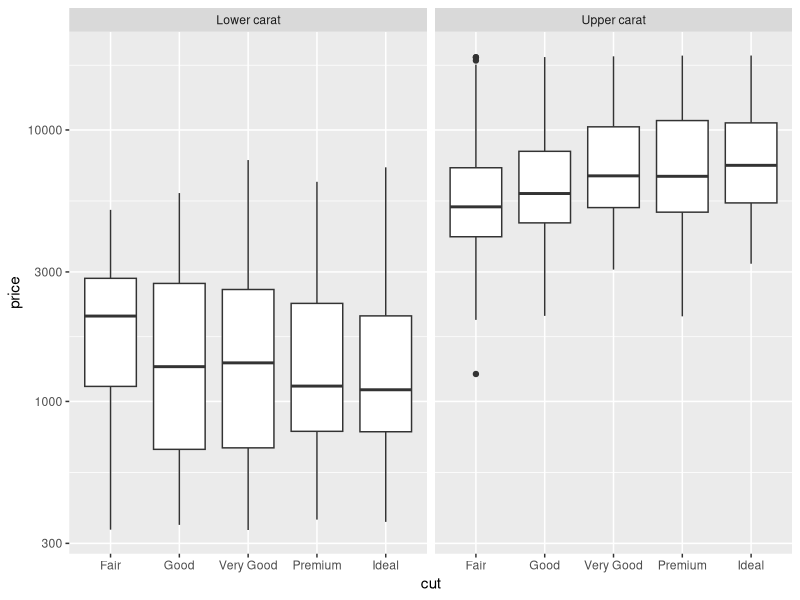
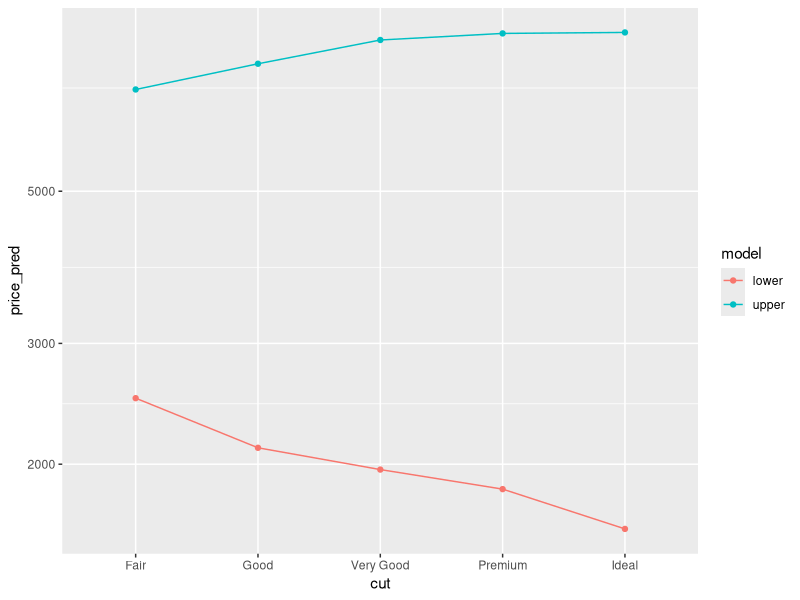
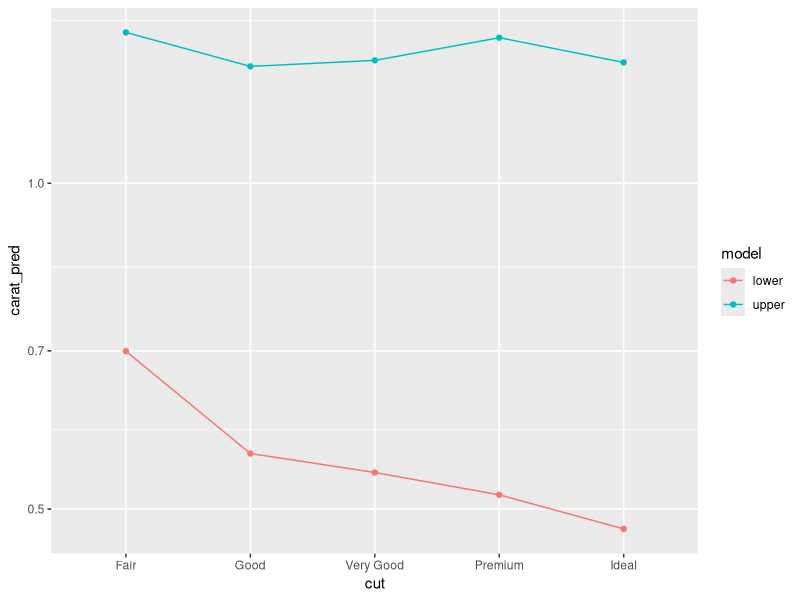

Generate these figures, in order, with R: (Note: this script raises an error after producing the figures.)
## ---- chunk 1
library(tidyverse)
library(modelr)
library(broom)
## ---- chunk 2
## NOTE: No need to edit this setup
# Create a test-validate split
set.seed(101)
diamonds_randomized <-
  diamonds %>%
  slice(sample(dim(diamonds)[1]))

diamonds_train <-
  diamonds_randomized %>%
  slice(1:10000)
## ---- chunk 3
## NOTE: No need to edit this chunk
diamonds_train %>%
  mutate(
    grouping = if_else(carat < 1.0, "Lower carat", "Upper carat")
  ) %>%

  ggplot(aes(cut, price)) +
  geom_boxplot() +

  scale_y_log10() +
  facet_grid(~ grouping)
## ---- chunk 4
## TODO: Fit two models, one to lower (carat <= 1) and
#        one to upper (carat > 1) diamonds.
#        Use formula = price ~ cut
fit_lower <- 
  diamonds_train %>% 
  filter(carat <= 1) %>% 
  lm(formula = price ~ cut)

fit_upper <- 
  diamonds_train %>% 
  filter(carat > 1) %>% 
  lm(formula = price ~ cut)

## NOTE: No need to modify this code
tibble(cut = c("Fair", "Good", "Very Good", "Premium", "Ideal")) %>%
  mutate(
    cut = fct_relevel(cut, "Fair", "Good", "Very Good", "Premium", "Ideal")
  ) %>%
  add_predictions(fit_lower, var = "price_pred-lower") %>%
  add_predictions(fit_upper, var = "price_pred-upper") %>%
  pivot_longer(
    names_to = c(".value", "model"),
    names_sep = "-",
    cols = matches("price")
  ) %>%

  ggplot(aes(cut, price_pred, color = model)) +
  geom_line(aes(group = model)) +
  geom_point() +
  scale_y_log10()
## ---- chunk 5
## TODO: Fit two models, one to lower (carat <= 1) and
#        one to upper (carat > 1) diamonds.
#        Use formula = carat ~ cut
fit_carat_lower <- 
  diamonds_train %>% 
  filter(carat < 1) %>% 
  lm(formula = carat ~ cut)
fit_carat_upper <- 
  diamonds_train %>% 
  filter(carat >= 1) %>% 
  lm(formula = carat ~ cut)

## NOTE: No need to change this code
tibble(cut = c("Fair", "Good", "Very Good", "Premium", "Ideal")) %>%
  mutate(
    cut = fct_relevel(cut, "Fair", "Good", "Very Good", "Premium", "Ideal")
  ) %>%
  add_predictions(fit_carat_lower, var = "carat_pred-lower") %>%
  add_predictions(fit_carat_upper, var = "carat_pred-upper") %>%
  pivot_longer(
    names_to = c(".value", "model"),
    names_sep = "-",
    cols = matches("carat")
  ) %>%

  ggplot(aes(cut, carat_pred, color = model)) +
  geom_line(aes(group = model)) +
  geom_point() +
  scale_y_log10()
## ---- chunk 6
## TODO: Fit two models on the low-carat diamonds, one with
#        formula = price ~ carat + cut, and one with
#        formula = price ~ cut
fit_carat_cut <-
  diamonds_train %>%
  filter(carat <= 1)
  # lm()

fit_cut_only <-
  diamonds_train %>%
  filter(carat <= 1)
  # lm()

## NOTE: No need to change this code
tibble(
    cut = c("Fair", "Good", "Very Good", "Premium", "Ideal"),
    carat = c(0.4)
  ) %>%
  mutate(
    cut = fct_relevel(cut, "Fair", "Good", "Very Good", "Premium", "Ideal")
  ) %>%
  add_predictions(fit_carat_cut, var = "price_pred-carat_cut") %>%
  add_predictions(fit_cut_only, var = "price_pred-cut_only") %>%
  pivot_longer(
    names_to = c(".value", "model"),
    names_sep = "-",
    cols = matches("price")
  ) %>%

  ggplot(aes(cut, price_pred, color = model)) +
  geom_line(aes(group = model)) +
  geom_point() +
  scale_y_log10()
